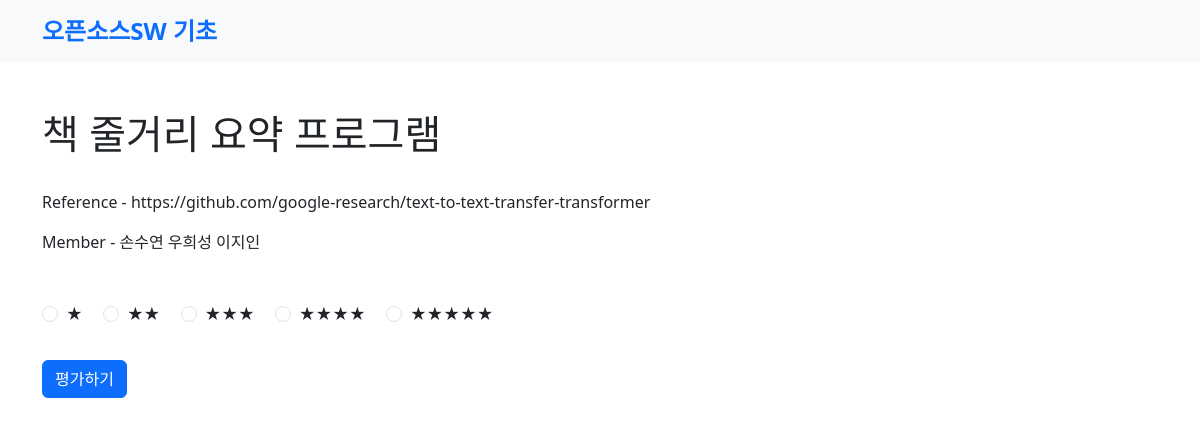
Screenshot of /grading/11/ with the database file from the repository.
### grading/models.py (models this page shows, shortened)
class Project(models.Model):
    project_text = models.CharField(max_length=200, verbose_name='프로젝트명')
    pub_date = models.DateTimeField(auto_now_add=True, verbose_name='등록일')
    description = models.TextField(blank=True, verbose_name='설명')
    avg_rating = models.DecimalField(
        max_digits=3,
        decimal_places=1,
        default=0.0,
        verbose_name='평균 평점',
    )
    class Meta:
        ordering = ['-pub_date']
        verbose_name = '프로젝트'
        verbose_name_plural = '프로젝트 목록'

### grading/views.py (the view)
# urls.py: path("<int:pk>/", views.DetailView.as_view(), name="detail"),
class DetailView(generic.DetailView):
    model = Project
    template_name = "grading/detail.html"

### grading/templates/grading/detail.html (shortened to what this page needs)
{% load static %}
<!DOCTYPE html>
{% load static %}
<html lang="en">
<head>
  <link href="{% static 'css/main.css' %}" rel="stylesheet">
  <link href="https://cdn.jsdelivr.net/npm/bootstrap@5.3.0/dist/css/bootstrap.min.css" rel="stylesheet"
>
</head>
<body>
    {% include 'grading/navbar.html' %}
<div class="container my-5">
<form action="{% url 'grading:vote' project.id %}" method="post" class="rating-form">
    <fieldset class="mb-3">
        <legend><h1>{{project.project_text}}</h1></legend>
        <p>{{ project.description|linebreaks }}</p>
  <div class="mb-3 mt-5">
    <div>
      <div class="form-check form-check-inline">
        <input class="form-check-input" type="radio" name="stars" id="star1" value="1">
        <label class="form-check-label" for="star1">★</label>
      </div>
      <div class="form-check form-check-inline">
        <input class="form-check-input" type="radio" name="stars" id="star2" value="2">
        <label class="form-check-label" for="star2">★★</label>
      </div>
      <div class="form-check form-check-inline">
        <input class="form-check-input" type="radio" name="stars" id="star3" value="3">
        <label class="form-check-label" for="star3">★★★</label>
      </div>
      <div class="form-check form-check-inline">
        <input class="form-check-input" type="radio" name="stars" id="star4" value="4">
        <label class="form-check-label" for="star4">★★★★</label>
      </div>
      <div class="form-check form-check-inline">
        <input class="form-check-input" type="radio" name="stars" id="star5" value="5">
        <label class="form-check-label" for="star5">★★★★★</label>
      </div>
    </div>
  </div>
    </fieldset>
    <button type="submit" class="btn btn-primary">평가하기</button>
    </form>
</div>
</body>
</html>

### grading/static/css/main.css (style rules this page uses)
body { background-color: aliceblue; }

### rows the page displays
Project: project_text "책 줄거리 요약 프로그램", description "Reference - https://github.com/google-research/text-to-text-transfer-transformer Member - 손수연 우희성 이지인"
